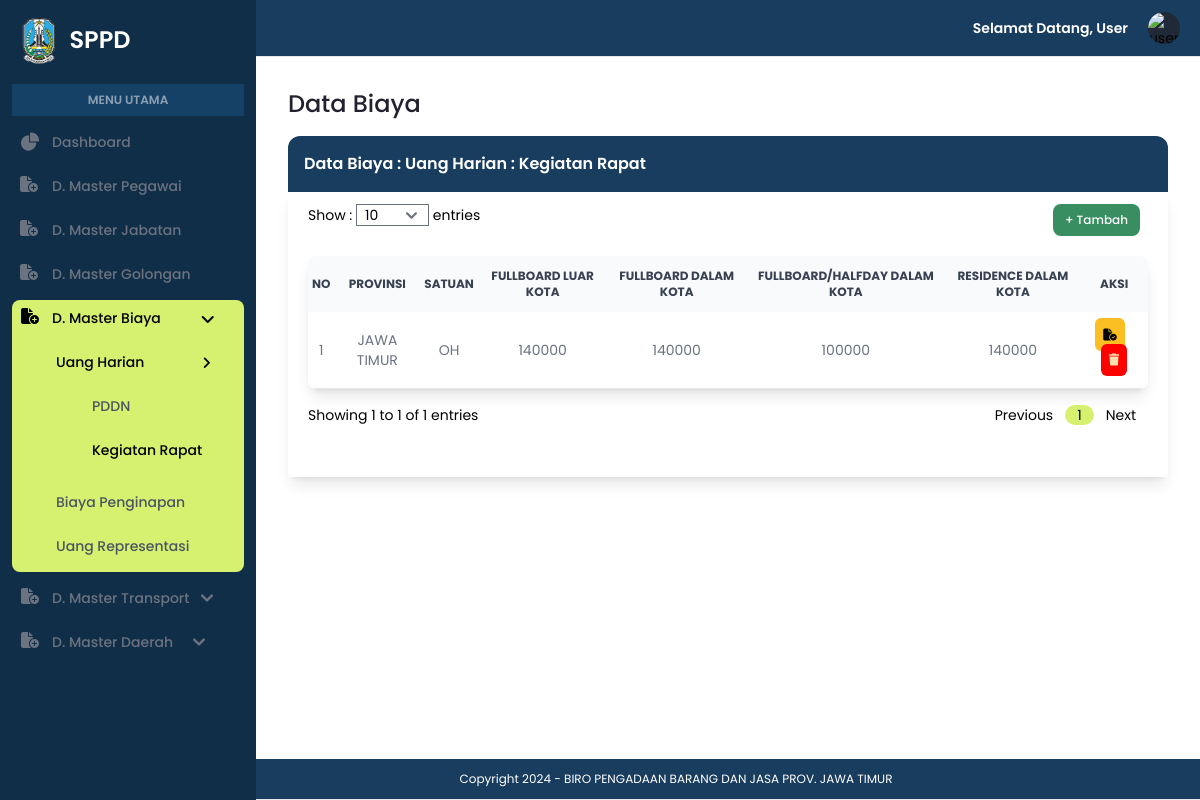
/admin/data_uhrapat.php, run on the app's committed database.
### tables this page shows
CREATE TABLE `uh_rapat` (
  `kode_provinsi` varchar(10) NOT NULL,
  `fullboard_lk` varchar(100) NOT NULL,
  `fullboard_dk` varchar(100) NOT NULL,
  `fullhalfday_dk` varchar(100) NOT NULL,
  `residence_dk` varchar(100) NOT NULL
);

CREATE TABLE `provinsi` (
  `kode_provinsi` varchar(10) NOT NULL,
  `nama_provinsi` varchar(100) NOT NULL,
  `ibukota_provinsi` varchar(100) NOT NULL
);

### admin/data_uhrapat.php (the view, shortened to what the rows shown need)
<?php
include '../koneksi.php';
?>
<!DOCTYPE html>
<html lang="en">
<head>
    <link rel="stylesheet" href="../assets/css/style.css">
    <link rel="stylesheet" href="https://cdnjs.cloudflare.com/ajax/libs/font-awesome/6.5.1/css/all.min.css" />
    <link href="https://cdnjs.cloudflare.com/ajax/libs/flowbite/2.3.0/flowbite.min.css" rel="stylesheet" />
    <script src="https://cdn.tailwindcss.com"></script>
</head>
<body>
    <section id="sidebar">
        <?php
        $batas = isset($_GET['batas']) ? (int)$_GET['batas'] : 10;
        $halaman = isset($_GET['halaman']) ? (int)$_GET['halaman'] : 1;
        $halaman_awal = ($halaman > 1) ? ($halaman * $batas) - $batas : 0;
        ?>
        <div class="p-4 sm:ml-64">
            <div class="p-4 mt-14">
                <h1 class="text-[#23212F] font-medium text-2xl">Data Biaya</h1>
                <div class="border-solid">
                    <div class="bg-[#193D5E] rounded-t-xl mt-4 p-4">
                        <h1 class="text-white text-md font-semibold">Data Biaya : Uang Harian : Kegiatan Rapat</h1>
                    </div>
                    <div class="shadow-lg px-5 py-3">
                        <div class="overflow-x-auto shadow-lg sm:rounded-lg mt-3">
                            <table class="w-full text-sm text-left rtl:text-right text-gray-500">
                                <thead class="text-xs text-gray-700 uppercase bg-gray-50 text-center">
                                    <tr>
                                        <th scope="col" class="px-1 py-3">
                                            No
                                        </th>
                                        <th scope="col" class="px-1 py-3">
                                            Provinsi
                                        </th>
                                        <th scope="col" class="px-1 py-3">
                                            Satuan
                                        </th>
                                        <th scope="col" class="px-1 py-3">
                                            Fullboard Luar Kota
                                        </th>
                                        <th scope="col" class="px-1 py-3">
                                            Fullboard Dalam Kota
                                        </th>
                                        <th scope="col" class="px-1 py-3">
                                            Fullboard/Halfday Dalam Kota
                                        </th>
                                        <th scope="col" class="px-1 py-3">
                                            Residence Dalam Kota
                                        </th>
                                        <th scope="col" class="px-1 py-3">
                                            Aksi
                                        </th>
                                    </tr>
                                </thead>
                                <tbody>
                                    <?php
                                    $query = "SELECT uh_rapat.kode_provinsi, provinsi.nama_provinsi, uh_rapat.fullboard_lk, uh_rapat.fullboard_dk, uh_rapat.fullhalfday_dk, uh_rapat.residence_dk
                                        FROM uh_rapat
                                        JOIN provinsi ON uh_rapat.kode_provinsi = provinsi.kode_provinsi
                                        LIMIT $halaman_awal, $batas";
                                    $result = $koneksi->query($query);
                                    if ($result) {
                                        if ($result->num_rows > 0) {
                                            $nomor = $halaman_awal + 1;
                                            while ($row = $result->fetch_assoc()) {
                                                echo "<tr class='bg-white border-b hover:bg-gray-50'>";
                                                echo "<td class='px-1 py-3 text-center'>" . $nomor++ . "</td>";
                                                echo "<td class='px-1 py-3 text-center'>" . $row['nama_provinsi'] . "</td>";
                                                echo "<td class='px-1 py-3 text-center'>OH</td>";
                                                echo "<td class='px-1 py-3 text-center'>" . $row['fullboard_lk'] . "</td>";
                                                echo "<td class='px-1 py-3 text-center'>" . $row['fullboard_dk'] . "</td>";
                                                echo "<td class='px-1 py-3 text-center'>" . $row['fullhalfday_dk'] . "</td>";
                                                echo "<td class='px-1 py-3 text-center'>" . $row['residence_dk'] . "</td>";
                                                echo "<td class='px-1 py-3 text-center'>
                                                <a href='edit_dtuhrapat.php?edit=" . $row['kode_provinsi'] . "' class='font-medium bg-amber-400 hover:bg-amber-500 text-black p-2 rounded-md text-xs mr-2 text-center'>
                                                    <i class='fa-solid fa-file-circle-check'></i>
                                                </a>
                                                <a href='proses_delete_dtuhrapat.php?delete=" . $row['kode_provinsi'] . "' onclick='return confirmDelete()' type='button' class='font-medium bg-[#ff0000] hover:bg-red-800 text-[#ffdead] p-2 rounded-md text-xs text-center'>
                                                    <i class='fa-solid fa-trash'></i>
                                                </a>
                                            </td>";
                                                echo "</tr>";
                                            }
                                        } else {
                                            echo "<tr><td colspan='7' class='text-center p-2'>Tidak ada data</td></tr>";
                                        }
                                    } else {
                                        echo "<tr><td colspan='7' class='text-center'>Error: " . $koneksi->error . "</td></tr>";
                                    }
                                    ?>
                                </tbody>
                            </table>
                        </div>
                    </div>
                </div>
            </div>
        </div>
    </section>
    <section id="footer">
        <?php include "../footer.php"; ?>
    </section>
</body>
</html>

### data on the page
uh_rapat: kode_provinsi.nama_provinsi "JAWA TIMUR", fullboard_lk "140000", fullboard_dk "140000", fullhalfday_dk "100000", residence_dk "140000"

### other printed values
$start_entry "1"
$end_entry "1"
$total_entries "1"
